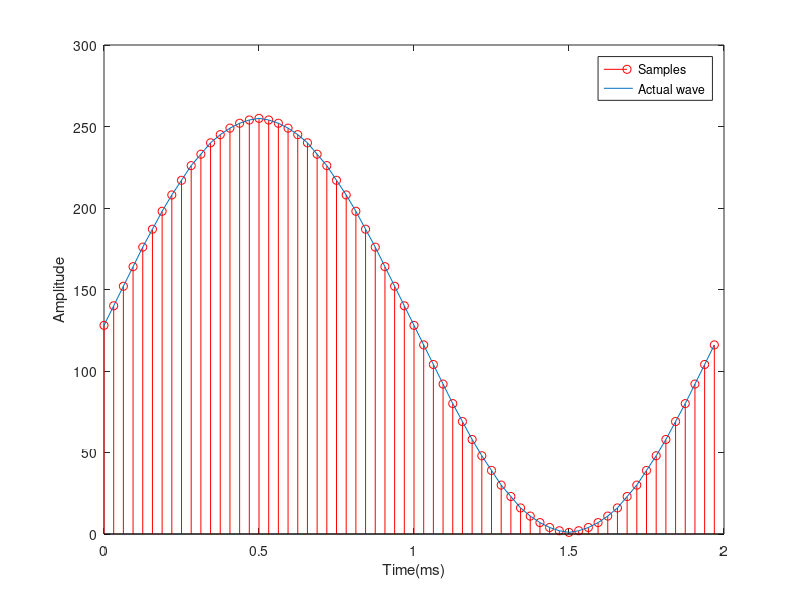

Reproduce this figure in MATLAB.
clc
clear
close all
%% Generating Sine Wave 
t = 0:1:63; % Time Samples
f = 500; % Input Signal Frequency
fs = 32000; % Sampling Frequency
x = sin(2*pi*f/fs*t); % Generate Sine Wave

%% Mapping the sine wave to unsigned
xt_128 = fix(127/(max(abs(x))).*x);
xt_128 = xt_128 + 128;

%% Plot the actual wave and samples
stem(t*1/fs*1000,xt_128,'r'); % View the samples
hold on;
plot(t*1/fs*1000,xt_128),xlabel('Time(ms)'),ylabel('Amplitude'); % Plot Sine Wave
legend('Samples','Actual wave');
